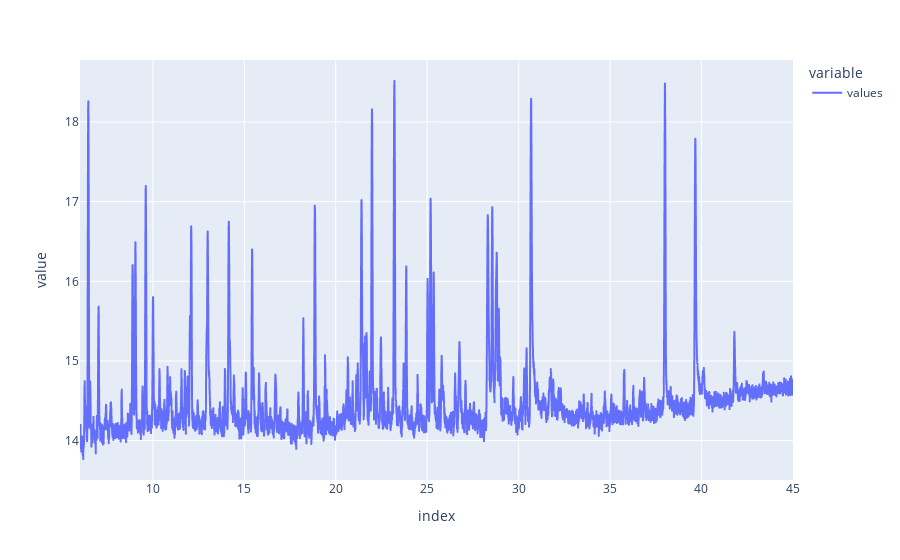

The notebook cell saved with this chart:
### Markdown cell above
## Mise en évidence des pics
Le passage des données en logarithme permet de mettre en évidence les plus petits pics du graphique, le but est de ne pas donner un importance trop grande aux pics les plus grands, car cela pourrait compliquer le travail sur la partie IA dans le cas ou l'information importante est contenue dans un pic de taille faible.<br>
Remarque : la fonction logarithme est bijective, il n'y a donc pas de perte d'information.

### Code cell
temp = np.log(temp)
temp.plot()

### Figure 1 — Plotly figure (JSON) as saved in the notebook; plotly's stock layout.template omitted (floating-point values rounded to 4 significant figures; data arrays with more than 128 entries replaced by an {"elided": "..."} marker saying what was removed)
{"data": [{"hovertemplate": "variable=values<br>index=%{x}<br>value=%{y}<extra></extra>", "legendgroup": "values", "line": {"color": "#636efa", "dash": "solid"}, "mode": "lines", "name": "values", "showlegend": true, "type": "scattergl", "x": {"elided": "6608 float values"}, "xaxis": "x", "y": {"elided": "6608 float values"}, "yaxis": "y"}], "layout": {"legend": {"title": {"text": "variable"}, "tracegroupgap": 0}, "margin": {"t": 60}, "xaxis": {"anchor": "y", "domain": [0, 1], "title": {"text": "index"}}, "yaxis": {"anchor": "x", "domain": [0, 1], "title": {"text": "value"}}}}
